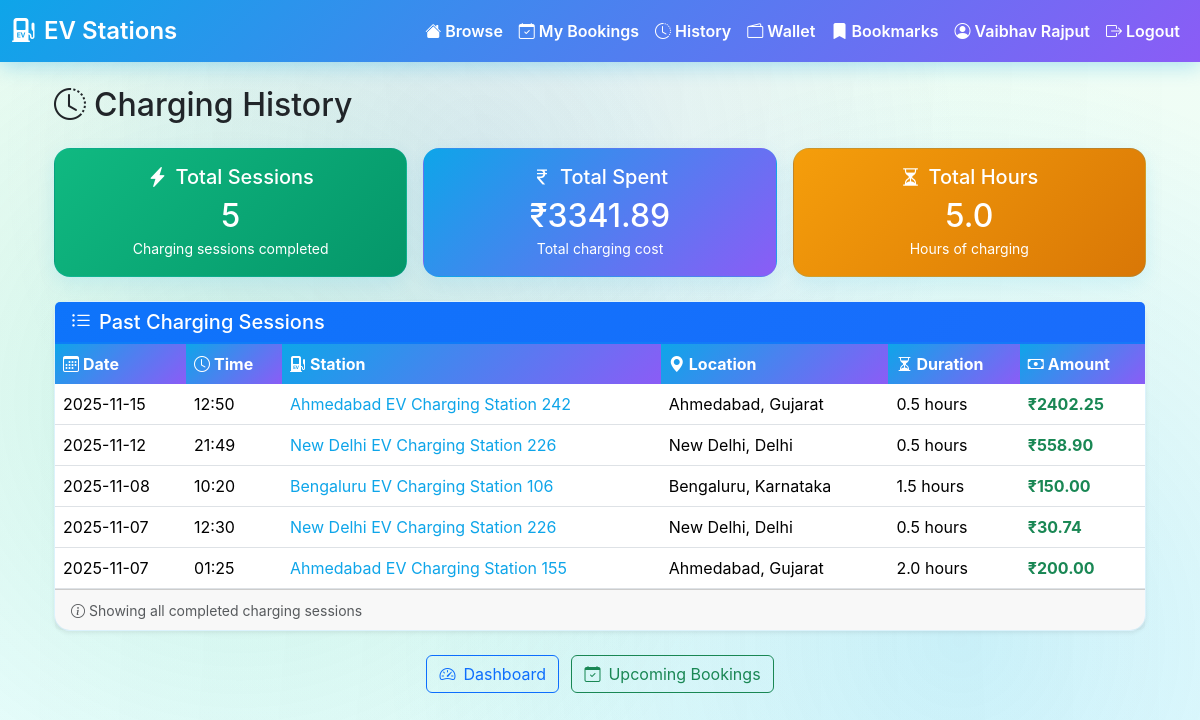
Before: /charging-history (signed in) with the older database file.
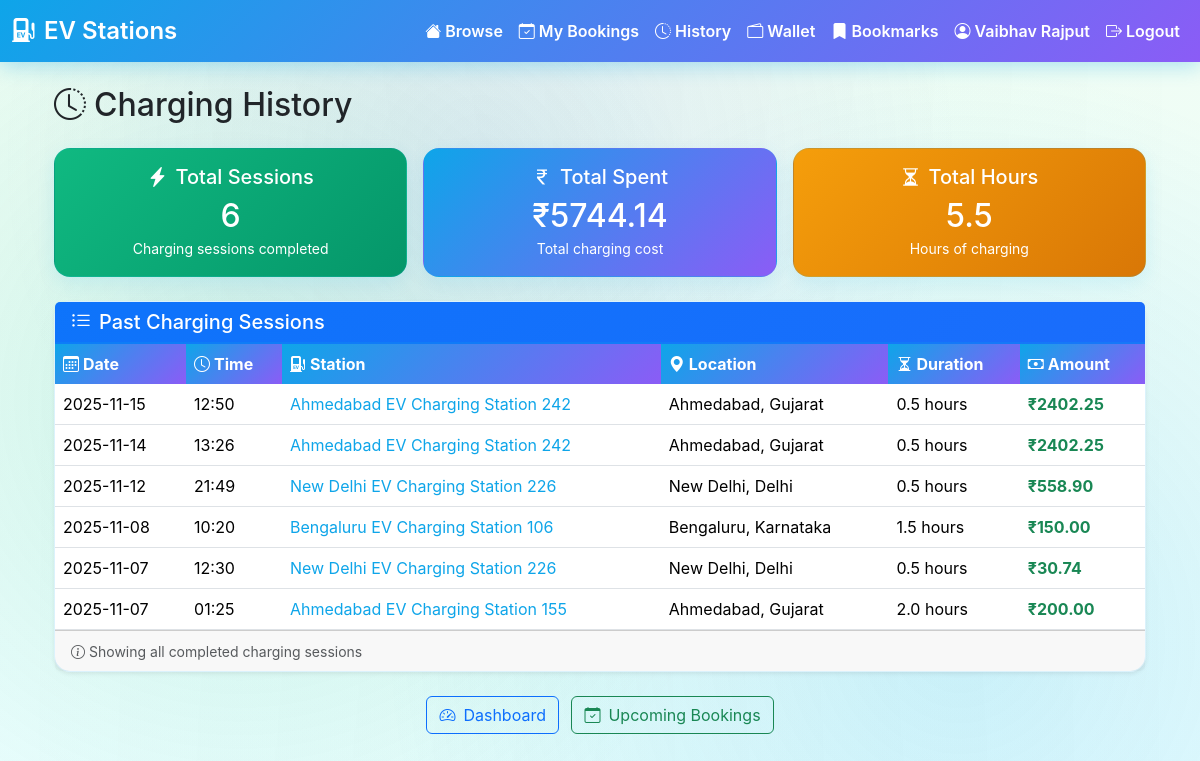
After: the same page with the newer database file.
### tables this page shows
CREATE TABLE bookings (
  id INTEGER PRIMARY KEY AUTOINCREMENT,
  user_id INTEGER NOT NULL,
  station_id TEXT NOT NULL,
  booking_date DATE NOT NULL,
  booking_time TEXT NOT NULL,
  duration_hours REAL NOT NULL,
  total_amount REAL NOT NULL,
  payment_status TEXT DEFAULT 'pending',
  booking_status TEXT DEFAULT 'confirmed',
  created_at TIMESTAMP DEFAULT CURRENT_TIMESTAMP,
  FOREIGN KEY (user_id) REFERENCES users(id),
  FOREIGN KEY (station_id) REFERENCES ev_charging_stations_reduced(station_id)
);

CREATE TABLE ev_charging_stations_reduced (
  station_id TEXT,
  name TEXT,
  operator TEXT,
  state TEXT,
  city TEXT,
  pincode TEXT,
  charger_types TEXT,
  number_of_chargers TEXT,
  power_kW_each TEXT,
  price_per_kWh_INR TEXT,
  tariff_type TEXT,
  payment_methods TEXT,
  opening_hours TEXT,
  contact_number TEXT,
  email TEXT,
  station_rating TEXT,
  num_reviews TEXT,
  parking_spaces TEXT,
  amenities TEXT,
  reservation_supported TEXT,
  fast_charging_supported TEXT,
  nearby_landmark TEXT,
  uptime_percent TEXT,
  status TEXT,
  latitude REAL,
  longitude REAL,
  PRIMARY KEY (station_id)
);

### flask_app/routes.py (the view)
@bp.route("/charging-history")
def charging_history():
    if not f.session.get("user_id"):
        f.flash("Please login", "warning")
        return f.redirect(f.url_for("main.user_login"))
    user_id = f.session.get("user_id")
    history_data = get_user_charging_history(user_id)
    return f.render_template("user_charging_history.html",
                           history=history_data['history'],
                           total_sessions=history_data['total_sessions'],
                           total_spent=history_data['total_spent'],
                           total_hours=history_data['total_hours'])

### app_db.py (called while the page is built)
def get_conn():
    DB_PATH.parent.mkdir(parents=True, exist_ok=True)
    return sqlite3.connect(DB_PATH)

### templates/user_charging_history.html (shortened to what this page needs)
{% extends "base.html" %}
{% block content %}
<div class="container mt-4">
  <h2 class="mb-4"><i class="bi bi-clock-history me-2"></i>Charging History</h2>
  <div class="row g-3 mb-4">
    <div class="col-md-4">
      <div class="card text-center" style="background: linear-gradient(135deg, #10b981 0%, #059669 100%); color: white;">
        <div class="card-body">
          <h5 class="card-title"><i class="bi bi-lightning-charge-fill me-2"></i>Total Sessions</h5>
          <h2 class="mb-0">{{ total_sessions }}</h2>
          <small>Charging sessions completed</small>
        </div>
      </div>
    </div>
    <div class="col-md-4">
      <div class="card text-center" style="background: linear-gradient(135deg, #0ea5e9 0%, #8b5cf6 100%); color: white;">
        <div class="card-body">
          <h5 class="card-title"><i class="bi bi-currency-rupee me-2"></i>Total Spent</h5>
          <h2 class="mb-0">₹{{ "%.2f"|format(total_spent) }}</h2>
          <small>Total charging cost</small>
        </div>
      </div>
    </div>
    <div class="col-md-4">
      <div class="card text-center" style="background: linear-gradient(135deg, #f59e0b 0%, #d97706 100%); color: white;">
        <div class="card-body">
          <h5 class="card-title"><i class="bi bi-hourglass-split me-2"></i>Total Hours</h5>
          <h2 class="mb-0">{{ "%.1f"|format(total_hours) }}</h2>
          <small>Hours of charging</small>
        </div>
      </div>
    </div>
  </div>
  {% if history %}
  <div class="card shadow-sm">
    <div class="card-header bg-primary text-white">
      <h5 class="mb-0"><i class="bi bi-list-ul me-2"></i>Past Charging Sessions</h5>
    </div>
    <div class="card-body p-0">
      <div class="table-responsive">
        <table class="table table-hover mb-0">
          <thead class="table-light">
            <tr>
              <th><i class="bi bi-calendar3 me-1"></i>Date</th>
              <th><i class="bi bi-clock me-1"></i>Time</th>
              <th><i class="bi bi-ev-station-fill me-1"></i>Station</th>
              <th><i class="bi bi-geo-alt-fill me-1"></i>Location</th>
              <th><i class="bi bi-hourglass-split me-1"></i>Duration</th>
              <th><i class="bi bi-cash me-1"></i>Amount</th>
            </tr>
          </thead>
          <tbody>
            {% for h in history %}
            <tr>
              <td>{{ h.booking_date }}</td>
              <td>{{ h.booking_time }}</td>
              <td>
                <a href="{{ url_for('main.station_detail', station_id=h.station_id) }}" class="text-decoration-none">
                  {{ h.station_name }}
                </a>
              </td>
              <td>{{ h.city }}, {{ h.state }}</td>
              <td>{{ h.duration_hours }} hour{{ 's' if h.duration_hours != 1 else '' }}</td>
              <td class="text-success fw-bold">₹{{ "%.2f"|format(h.total_amount) }}</td>
            </tr>
            {% endfor %}
          </tbody>
        </table>
      </div>
    </div>
    <div class="card-footer text-muted">
      <small><i class="bi bi-info-circle me-1"></i>Showing all completed charging sessions</small>
    </div>
  </div>
  {% endif %}
  <div class="mt-4 text-center">
    <a href="{{ url_for('main.user_dashboard') }}" class="btn btn-outline-primary me-2">
      <i class="bi bi-speedometer2 me-2"></i>Dashboard
    </a>
    <a href="{{ url_for('main.my_bookings') }}" class="btn btn-outline-success">
      <i class="bi bi-calendar-check me-2"></i>Upcoming Bookings
    </a>
  </div>
</div>
{% endblock %}

Changed rows visible on the page:
added bookings: booking_date "2025-11-14", booking_time "13:26", station_name "Ahmedabad EV Charging Station 242", city "Ahmedabad", state "Gujarat", duration_hours "0.5", duration_hours "s", total_amount "2402.25"
Other visible differences:
{{ total_sessions }}: "5" → "6"
{{ "%.2f"|format(total_spent) }}: "3341.89" → "5744.14"
{{ "%.1f"|format(total_hours) }}: "5.0" → "5.5"
